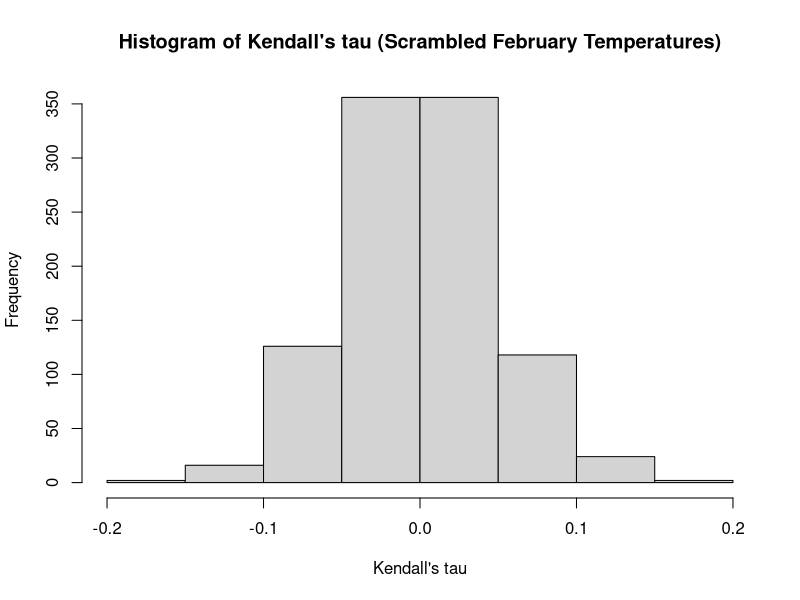

Write R code to recreate this figure.
## ---- chunk 1
random_permute <- function(n) {
  order(runif(n))
}
random_permute(1000)
## ---- chunk 2
cherry_data <- read.csv("cherry-bloom-early.csv", header = TRUE, stringsAsFactors = FALSE)
print(names(cherry_data))
kendall_result <- cor.test(cherry_data$avg_tmax_Jan, cherry_data$avg_tmax_Feb, method = "kendall")
print(kendall_result)

## ---- chunk 3

n <- nrow(cherry_data)

random_permute <- function(n) {
  order(runif(n))
}
tau_values <- numeric(1000)
set.seed(123)
for (i in 1:1000) {

  permuted_index <- random_permute(n)
  scrambled_feb <- cherry_data$avg_tmax_Feb[permuted_index]
  tau_values[i] <- cor(cherry_data$avg_tmax_Jan, scrambled_feb, method = "kendall")
}
summary(tau_values)
hist(tau_values,
     main = "Histogram of Kendall's tau (Scrambled February Temperatures)",
     xlab = "Kendall's tau")

## ---- chunk 4

contingency_table <- table(cherry_data$location, cherry_data$early_bloom)
print(contingency_table)
chi_result <- chisq.test(contingency_table)
print(chi_result)

